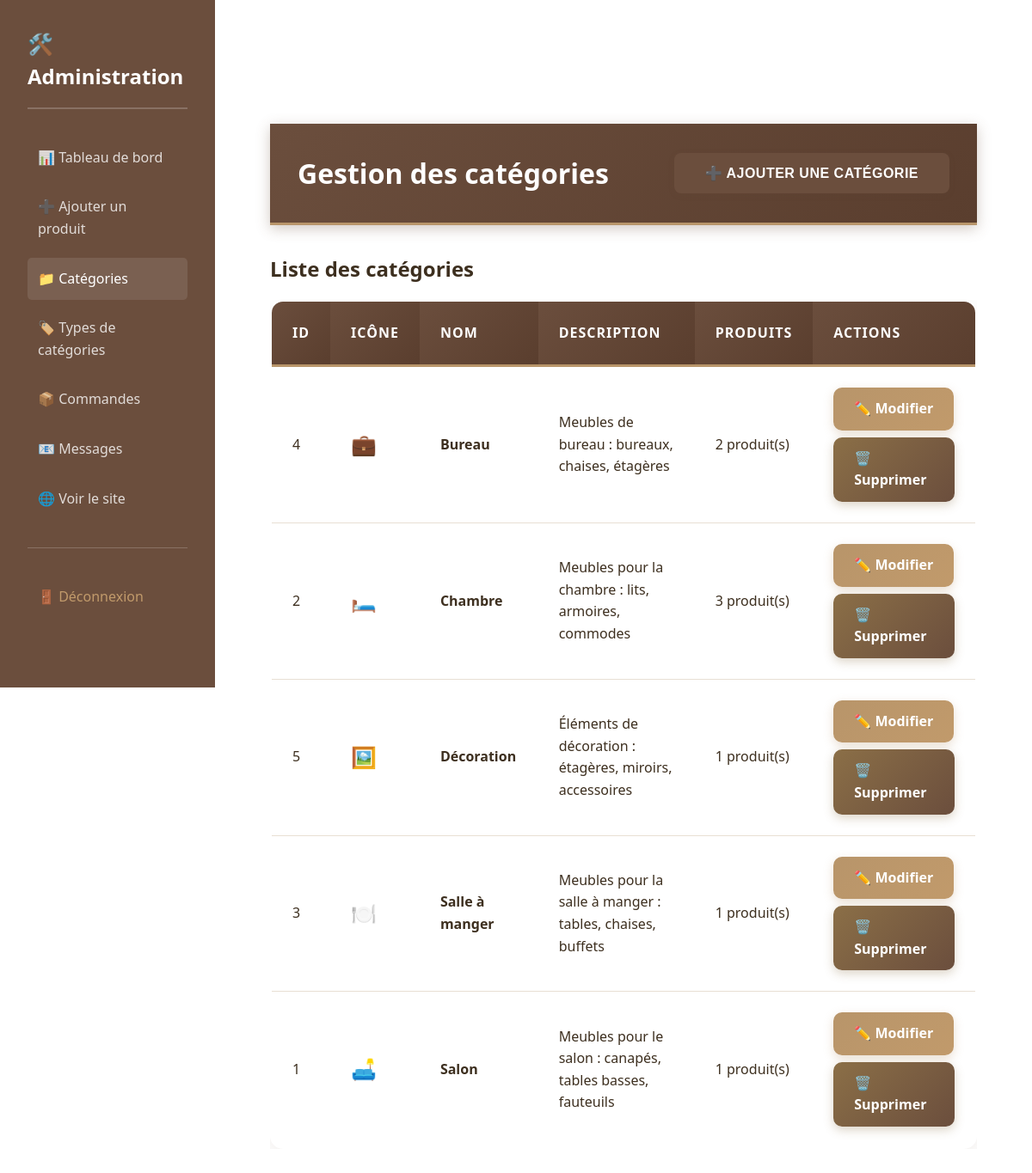
The app's page /admin/categories.php (signed in) with its own data.
### tables this page shows
CREATE TABLE IF NOT EXISTS categories (
    id INT AUTO_INCREMENT PRIMARY KEY,
    name VARCHAR(100) NOT NULL UNIQUE,
    description TEXT,
    icon VARCHAR(50),
    created_at TIMESTAMP DEFAULT CURRENT_TIMESTAMP,
    updated_at TIMESTAMP DEFAULT CURRENT_TIMESTAMP ON UPDATE CURRENT_TIMESTAMP
);

### admin/categories.php (the view, shortened to what this page needs)
<?php
require_once 'includes/header.php';
$stmt = $pdo->query("SELECT c.*, (SELECT COUNT(*) FROM products WHERE category = c.name) as product_count FROM categories c ORDER BY name");
$categories = $stmt->fetchAll();
?>
<div class="admin-container">
    <div class="admin-header">
        <h1>Gestion des catégories</h1>
        <button onclick="toggleAddForm()" class="btn" id="toggle-btn">➕ Ajouter une catégorie</button>
    </div>
    <h2 style="margin-bottom: 1rem;">Liste des catégories</h2>
    <div style="overflow-x: auto;">
        <table class="admin-table">
            <thead>
                <tr>
                    <th>ID</th>
                    <th>Icône</th>
                    <th>Nom</th>
                    <th>Description</th>
                    <th>Produits</th>
                    <th>Actions</th>
                </tr>
            </thead>
            <tbody>
                <?php if (empty($categories)): ?>
                    <tr>
                        <td colspan="6" style="text-align: center; padding: 2rem;">
                            Aucune catégorie trouvée. Cliquez sur "Ajouter une catégorie" pour en créer une.
                        </td>
                    </tr>
                <?php else: ?>
                    <?php foreach ($categories as $category): ?>
                    <tr>
                        <td><?php echo $category['id']; ?></td>
                        <td style="font-size: 1.5rem;"><?php echo htmlspecialchars($category['icon'] ?? ''); ?></td>
                        <td><strong><?php echo htmlspecialchars($category['name']); ?></strong></td>
                        <td><?php echo htmlspecialchars($category['description'] ?? 'Aucune description'); ?></td>
                        <td><?php echo $category['product_count']; ?> produit(s)</td>
                        <td>
                            <div class="admin-actions">
                                <a href="categories.php?edit=<?php echo $category['id']; ?>" class="btn-edit" title="Modifier">
                                    ✏️ Modifier
                                </a>
                                <a href="categories.php?delete=<?php echo $category['id']; ?>"
                                   class="btn-delete"
                                   onclick="return confirm('Êtes-vous sûr de vouloir supprimer cette catégorie ?')"
                                   title="Supprimer">
                                    🗑️ Supprimer
                                </a>
                            </div>
                        </td>
                    </tr>
                    <?php endforeach; ?>
                <?php endif; ?>
            </tbody>
        </table>
    </div>
</div>
<?php require_once 'includes/footer.php'; ?>

### styles.css (style rules this page uses)
* { margin: 0; padding: 0; box-sizing: border-box; }
:root { --wood-light: #D4A574; --wood-medium: #B8956A; --wood-dark: #8B6F47; --camel: #C19A6B; --beige-light: #F5F1EB; --beige-medium: #E8DFD3; --beige-dark: #D4C4B0; --cream: #FAF8F3; --primary-color: #6B4E3D; --secondary-color: #B8956A; --accent-color: #C19A6B; --success-color: #8B6F47; --text-dark: #3D2F1F; --text-medium: #6B4E3D; --text-light: #8B7355; --text-muted: #A08B73; --bg-white: #FFFFFF; --bg-light: #FAF8F3; --bg-medium: #F5F1EB; --bg-dark: #E8DFD3; --border-color: #E8DFD3; --border-light: #F5F1EB; --border-dark: #D4C4B0; --shadow: 0 2px 8px rgba(107, 78, 61, 0.08); --shadow-hover: 0 6px 20px rgba(107, 78, 61, 0.15); --shadow-card: 0 4px 12px rgba(107, 78, 61, 0.1); }
html { overflow-x: hidden; width: 100%; }
body { font-family: 'Segoe UI', Tahoma, Geneva, Verdana, sans-serif; line-height: 1.6; color: var(--text-dark); background-color: var(--bg-white); overflow-x: hidden; width: 100%; max-width: 100vw; padding-top: 80px; }
a { text-decoration: none; color: inherit; transition: color 0.3s ease; }
.btn { display: inline-block; padding: 0.875rem 2.25rem; background: var(--primary-color); color: white; border: none; border-radius: 8px; font-size: 1rem; font-weight: 600; cursor: pointer; transition: all 0.3s ease; text-transform: uppercase; letter-spacing: 0.5px; box-shadow: var(--shadow); }
.admin-container { max-width: 1400px; margin: 0 auto; padding: 2rem; }
.admin-header { display: flex; justify-content: space-between; align-items: center; margin-bottom: 2rem; padding-bottom: 1rem; border-bottom: 2px solid var(--border-color); }
.admin-table { width: 100%; border-collapse: collapse; background: var(--bg-white); box-shadow: var(--shadow-card); border-radius: 12px; overflow: hidden; border: 1px solid var(--border-light); }
.admin-table th, .admin-table td { padding: 1rem; text-align: left; border-bottom: 1px solid var(--border-color); }
.admin-table th { background: linear-gradient(135deg, var(--primary-color) 0%, #5A3E2E 100%); color: white; font-weight: 600; border-bottom: 2px solid var(--secondary-color); }
.admin-actions { display: flex; gap: 0.5rem; }
.btn-edit { background: var(--secondary-color); color: white; padding: 0.5rem 1rem; border: none; border-radius: 5px; cursor: pointer; transition: all 0.3s ease; }
.btn-delete { background: #8B6F47; color: white; padding: 0.5rem 1rem; border: none; border-radius: 8px; cursor: pointer; transition: all 0.3s ease; font-weight: 600; box-shadow: 0 2px 6px rgba(139, 111, 71, 0.3); }

### css/pages/admin.css (style rules this page uses)
.admin-header { background: linear-gradient(135deg, var(--primary-color) 0%, #5A3E2E 100%); color: white; padding: 2rem; border-bottom: 3px solid var(--secondary-color); box-shadow: 0 4px 15px rgba(107, 78, 61, 0.3); display: flex; justify-content: space-between; align-items: center; flex-wrap: wrap; gap: 1rem; }
.admin-table { background: var(--bg-white); border-radius: 15px; overflow: hidden; box-shadow: 0 8px 25px rgba(107, 78, 61, 0.1); border: 2px solid var(--border-light); }
.admin-table th { background: linear-gradient(135deg, var(--primary-color) 0%, #5A3E2E 100%); color: white; font-weight: 700; text-transform: uppercase; letter-spacing: 1px; padding: 1.5rem; border-bottom: 3px solid var(--secondary-color); }
.admin-table td { padding: 1.5rem; border-bottom: 1px solid var(--border-color); transition: background 0.2s ease; }
.admin-table tr:last-child td { border-bottom: none; }
.btn-edit { background: linear-gradient(135deg, var(--secondary-color), var(--accent-color)); color: white; padding: 0.75rem 1.5rem; border: none; border-radius: 10px; cursor: pointer; transition: all 0.3s ease; font-weight: 600; box-shadow: 0 4px 12px rgba(184, 149, 106, 0.3); }
.btn-delete { background: linear-gradient(135deg, #8B6F47, #6B4E3D); color: white; padding: 0.75rem 1.5rem; border: none; border-radius: 10px; cursor: pointer; transition: all 0.3s ease; font-weight: 600; box-shadow: 0 4px 12px rgba(139, 111, 71, 0.3); }
.admin-actions { display: flex; gap: 0.5rem; flex-wrap: wrap; }
.admin-container { width: 100%; max-width: 100%; box-sizing: border-box; overflow-x: hidden; }
body { overflow-x: hidden; max-width: 100vw; }

### records on screen
categories: id "4", icon "💼", name "Bureau", description "Meubles de bureau : bureaux, chaises, étagères", product_count "2"
categories: id "2", icon "🛏️", name "Chambre", description "Meubles pour la chambre : lits, armoires, commodes", product_count "3"
categories: id "5", icon "🖼️", name "Décoration", description "Éléments de décoration : étagères, miroirs, accessoires", product_count "1"
categories: id "3", icon "🍽️", name "Salle à manger", description "Meubles pour la salle à manger : tables, chaises, buffets", product_count "1"
categories: id "1", icon "🛋️", name "Salon", description "Meubles pour le salon : canapés, tables basses, fauteuils", product_count "1"
